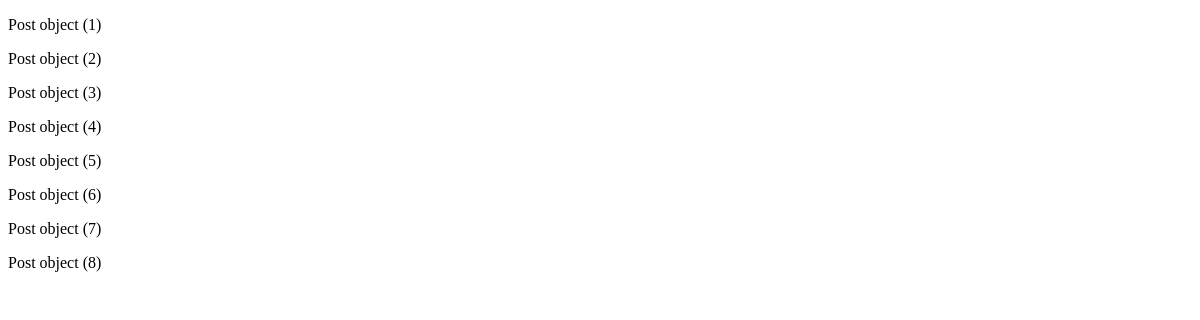
Before: /cbv/ with the older database file.
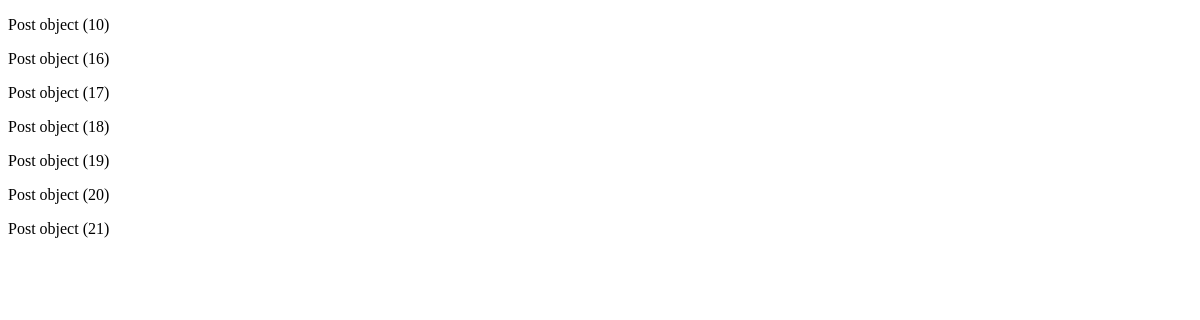
After: the same page with the newer database file.
### posts/models.py (models this page shows)
class Post(models.Model) :
    iamge = models.ImageField(verbose_name='이미지', null=True, blank=True)
    content = models.TextField(verbose_name= '내용')
    created_at = models.DateTimeField(verbose_name= '작성일', auto_now_add=True)
    view_count = models.IntegerField(verbose_name= '조회수', default=0)
    writer = models.ForeignKey(to=User, on_delete=models.CASCADE, null=True, blank=True)

### posts/views.py (the view)
# urls.py: path('cbv/', class_view.as_view(), name='cbv'),
class class_view(ListView) :
    model = Post
    template_name = 'cbv_view.html'

### posts/templates/cbv_view.html (shortened to what this page needs)
<!DOCTYPE html>
<html lang="en">
<head>
</head>
<body>
    {% for object in object_list %}
        <p>{{ object }}</p>
    {% endfor %}
</body>
</html>

Changed rows visible on the page:
removed Post: id "Post object (1)"
removed Post: id "Post object (2)"
removed Post: id "Post object (3)"
removed Post: id "Post object (4)"
removed Post: id "Post object (5)"
removed Post: id "Post object (6)"
removed Post: id "Post object (7)"
removed Post: id "Post object (8)"
added Post: id "Post object (10)"
added Post: id "Post object (16)"
added Post: id "Post object (17)"
added Post: id "Post object (18)"
added Post: id "Post object (19)"
added Post: id "Post object (20)"
added Post: id "Post object (21)"
